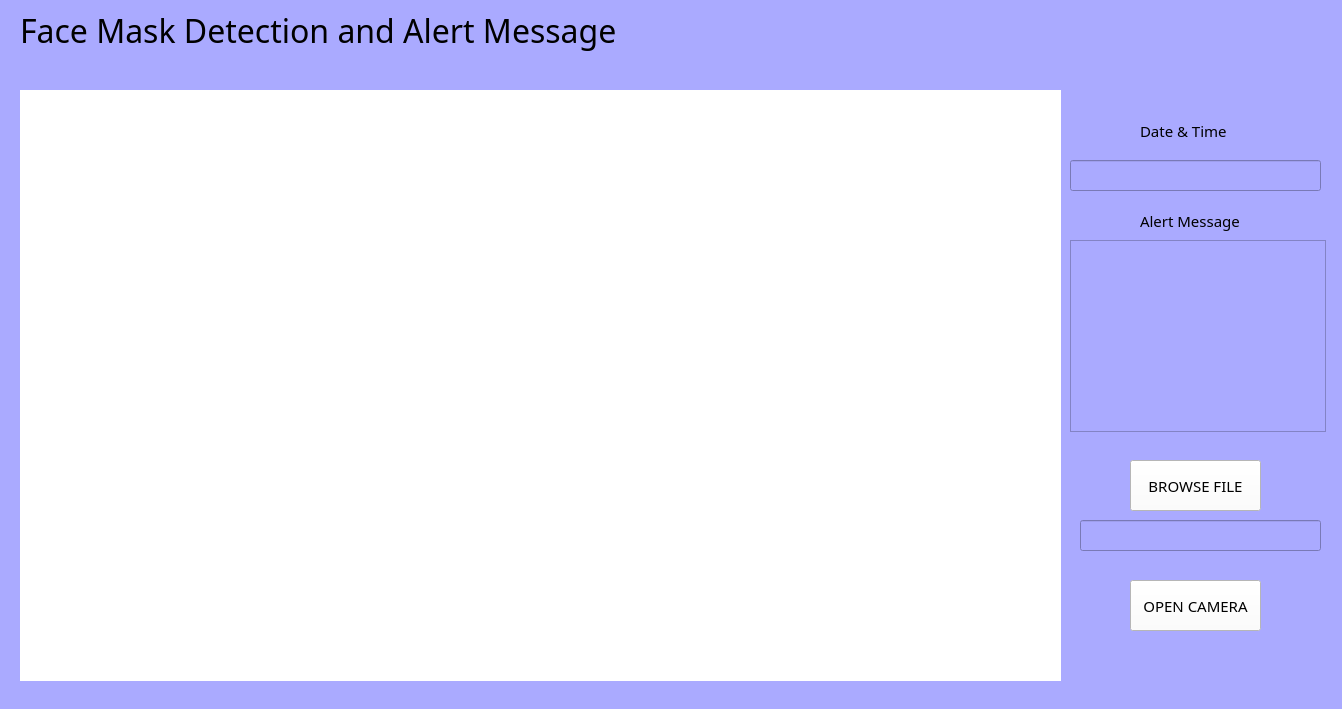
<?xml version="1.0" encoding="UTF-8"?>
<ui version="4.0">
 <class>MainWindow</class>
 <widget class="QMainWindow" name="MainWindow">
  <property name="geometry">
   <rect>
    <x>0</x>
    <y>0</y>
    <width>1342</width>
    <height>709</height>
   </rect>
  </property>
  <property name="windowTitle">
   <string>MainWindow</string>
  </property>
  <property name="styleSheet">
   <string notr="true">background-color: rgb(170, 170, 255);</string>
  </property>
  <widget class="QWidget" name="centralwidget">
   <widget class="QLabel" name="label">
    <property name="geometry">
     <rect>
      <x>20</x>
      <y>10</y>
      <width>661</width>
      <height>41</height>
     </rect>
    </property>
    <property name="font">
     <font>
      <family>Century Gothic</family>
      <pointsize>24</pointsize>
     </font>
    </property>
    <property name="text">
     <string>Face Mask Detection and Alert Message</string>
    </property>
   </widget>
   <widget class="QLabel" name="videoframe">
    <property name="geometry">
     <rect>
      <x>20</x>
      <y>90</y>
      <width>1041</width>
      <height>591</height>
     </rect>
    </property>
    <property name="styleSheet">
     <string notr="true">background-color: rgb(255, 255, 255);</string>
    </property>
    <property name="text">
     <string/>
    </property>
    <property name="alignment">
     <set>Qt::AlignCenter</set>
    </property>
   </widget>
   <widget class="QPushButton" name="control_btn">
    <property name="geometry">
     <rect>
      <x>1130</x>
      <y>580</y>
      <width>131</width>
      <height>51</height>
     </rect>
    </property>
    <property name="font">
     <font>
      <family>Century Gothic</family>
      <pointsize>11</pointsize>
     </font>
    </property>
    <property name="styleSheet">
     <string notr="true">background-color: rgb(255, 255, 255);</string>
    </property>
    <property name="text">
     <string>OPEN CAMERA</string>
    </property>
   </widget>
   <widget class="QPushButton" name="browse_btn">
    <property name="geometry">
     <rect>
      <x>1130</x>
      <y>460</y>
      <width>131</width>
      <height>51</height>
     </rect>
    </property>
    <property name="font">
     <font>
      <family>Century Gothic</family>
      <pointsize>11</pointsize>
     </font>
    </property>
    <property name="styleSheet">
     <string notr="true">background-color: rgb(255, 255, 255);</string>
    </property>
    <property name="text">
     <string>BROWSE FILE</string>
    </property>
   </widget>
   <widget class="QLineEdit" name="file_path">
    <property name="geometry">
     <rect>
      <x>1080</x>
      <y>520</y>
      <width>241</width>
      <height>31</height>
     </rect>
    </property>
   </widget>
   <widget class="QLabel" name="label_2">
    <property name="geometry">
     <rect>
      <x>1140</x>
      <y>210</y>
      <width>111</width>
      <height>21</height>
     </rect>
    </property>
    <property name="font">
     <font>
      <family>Century Gothic</family>
      <pointsize>11</pointsize>
     </font>
    </property>
    <property name="text">
     <string>Alert Message</string>
    </property>
   </widget>
   <widget class="QTextBrowser" name="alert_msg">
    <property name="geometry">
     <rect>
      <x>1070</x>
      <y>240</y>
      <width>256</width>
      <height>192</height>
     </rect>
    </property>
    <property name="font">
     <font>
      <family>Century Gothic</family>
      <pointsize>11</pointsize>
     </font>
    </property>
   </widget>
   <widget class="QLineEdit" name="datetime">
    <property name="geometry">
     <rect>
      <x>1070</x>
      <y>160</y>
      <width>251</width>
      <height>31</height>
     </rect>
    </property>
   </widget>
   <widget class="QLabel" name="label_3">
    <property name="geometry">
     <rect>
      <x>1140</x>
      <y>120</y>
      <width>111</width>
      <height>21</height>
     </rect>
    </property>
    <property name="font">
     <font>
      <family>Century Gothic</family>
      <pointsize>11</pointsize>
     </font>
    </property>
    <property name="text">
     <string>Date &amp; Time</string>
    </property>
   </widget>
  </widget>
  <widget class="QMenuBar" name="menubar">
   <property name="geometry">
    <rect>
     <x>0</x>
     <y>0</y>
     <width>1342</width>
     <height>21</height>
    </rect>
   </property>
  </widget>
  <widget class="QStatusBar" name="statusbar"/>
 </widget>
 <resources/>
 <connections/>
</ui>
